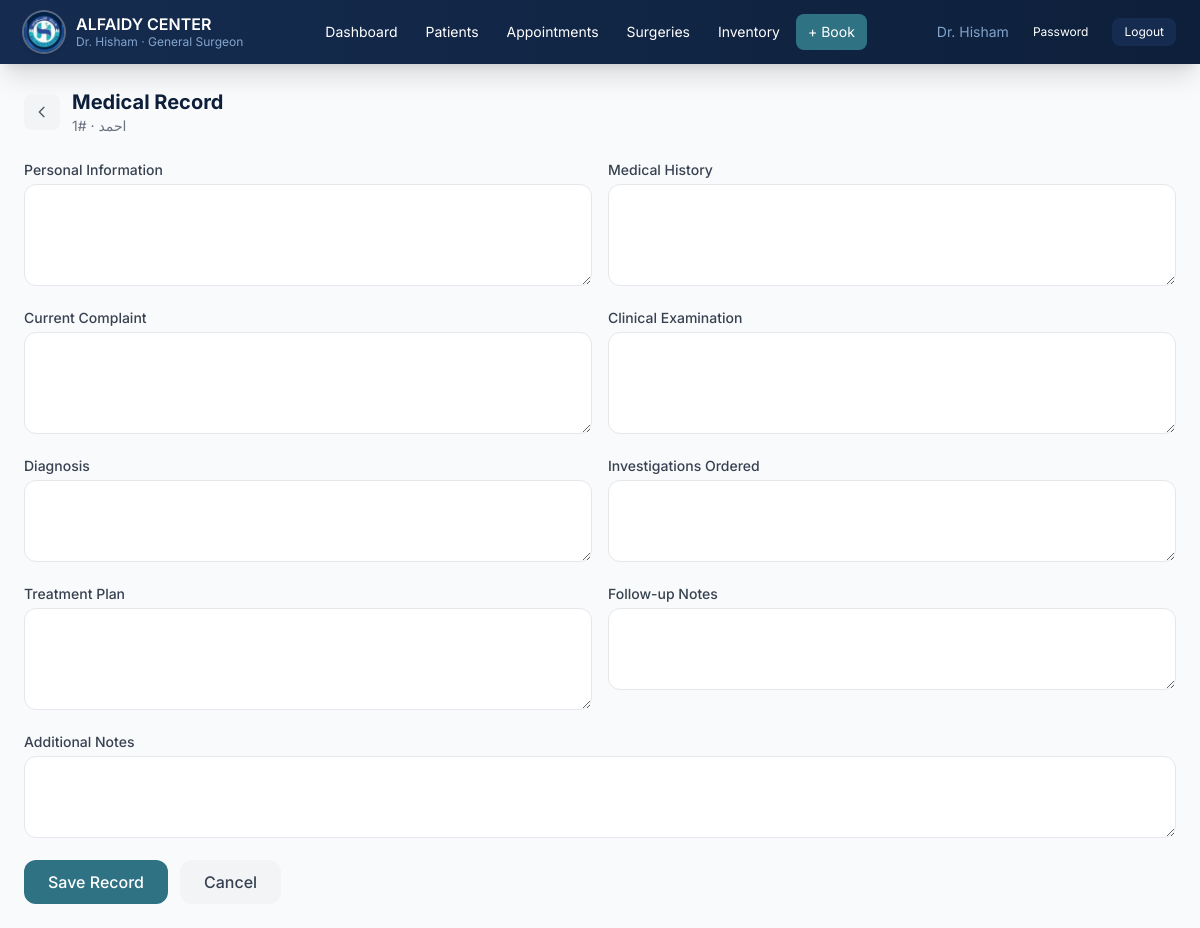
Screenshot of /doctor/patient/1/medical-record (signed in) with the database file from the repository.
### app/models/__init__.py (models this page shows, shortened)
class User(UserMixin, db.Model):
    __tablename__ = 'users'
    id = db.Column(db.Integer, primary_key=True)
    username = db.Column(db.String(80), unique=True, nullable=False)
    password_hash = db.Column(db.String(256), nullable=False)
    full_name = db.Column(db.String(150), nullable=False)
    role = db.Column(db.String(20), nullable=False)  # 'doctor' or 'assistant'
    active = db.Column(db.Boolean, default=True)
    created_at = db.Column(db.DateTime, default=datetime.utcnow)
    appointments_created = db.relationship('Appointment', backref='created_by_user', lazy='dynamic')

class Patient(db.Model):
    __tablename__ = 'patients'
    id = db.Column(db.Integer, primary_key=True)
    full_name = db.Column(db.String(150), nullable=False, index=True)
    phone = db.Column(db.String(20), nullable=False, index=True)
    age = db.Column(db.Integer, nullable=True)
    gender = db.Column(db.String(10), nullable=True)  # ذكر / أنثى
    created_at = db.Column(db.DateTime, default=datetime.utcnow)
    is_deleted = db.Column(db.Boolean, default=False)
    appointments = db.relationship('Appointment', backref='patient', lazy='dynamic',
                                    primaryjoin='and_(Patient.id == Appointment.patient_id, Appointment.is_deleted == False)')
    medical_records = db.relationship('MedicalRecord', backref='patient', lazy='dynamic')
    surgeries = db.relationship('Surgery', backref='patient', lazy='dynamic',
                                 primaryjoin='and_(Patient.id == Surgery.patient_id, Surgery.is_deleted == False)')
    files = db.relationship('PatientFile', backref='patient', lazy='dynamic',
                             primaryjoin='and_(Patient.id == PatientFile.patient_id, PatientFile.is_deleted == False)')
    prescriptions = db.relationship('Prescription', backref='patient', lazy='dynamic')

### app/routes/doctor.py (the view, shortened to what this page needs)
@doctor_bp.route('/patient/<int:patient_id>/medical-record', methods=['GET', 'POST'])
@doctor_required
def medical_record(patient_id):
    patient = Patient.query.get_or_404(patient_id)
    record = MedicalRecord.query.filter_by(patient_id=patient_id).order_by(
        MedicalRecord.updated_at.desc()).first()
    return render_template('doctor/medical_record.html', patient=patient, record=record)

### app/routes/doctor.py (called while the page is built)
def doctor_required(f):
    @wraps(f)
    @login_required
    def decorated(*args, **kwargs):
        if current_user.role != 'doctor':
            flash('Access denied. Doctor only.', 'danger')
            return redirect(url_for('auth.login'))
        return f(*args, **kwargs)
    return decorated

### app/templates/doctor/medical_record.html (shortened to what this page needs)
{% extends "base_en.html" %}
{% block content %}
<div class="flex items-center gap-3 mb-6">
    <a href="{{ url_for('doctor.patient_detail', patient_id=patient.id) }}" class="w-9 h-9 bg-gray-100 rounded-lg flex items-center justify-center hover:bg-gray-200 transition">
        <svg class="w-4 h-4 text-gray-600" fill="none" stroke="currentColor" viewBox="0 0 24 24"><path stroke-linecap="round" stroke-linejoin="round" stroke-width="2" d="M15 19l-7-7 7-7"></path></svg>
    </a>
    <div>
        <h1 class="text-xl font-bold text-navy-900">Medical Record</h1>
        <p class="text-sm text-gray-500">{{ patient.full_name }} &middot; #{{ patient.id }}</p>
    </div>
</div>
<form method="POST" action="{{ url_for('doctor.medical_record', patient_id=patient.id) }}" class="space-y-4">
    <div class="grid grid-cols-1 md:grid-cols-2 gap-4">
        <div>
            <label class="block text-sm font-medium text-gray-700 mb-1">Personal Information</label>
            <textarea name="personal_info" rows="4" class="w-full px-4 py-2.5 border border-gray-200 rounded-xl focus:ring-2 focus:ring-teal-500 focus:border-teal-500 transition resize-y text-sm">{{ record.personal_info or '' }}</textarea>
        </div>
        <div>
            <label class="block text-sm font-medium text-gray-700 mb-1">Medical History</label>
            <textarea name="medical_history" rows="4" class="w-full px-4 py-2.5 border border-gray-200 rounded-xl focus:ring-2 focus:ring-teal-500 focus:border-teal-500 transition resize-y text-sm">{{ record.medical_history or '' }}</textarea>
        </div>
        <div>
            <label class="block text-sm font-medium text-gray-700 mb-1">Current Complaint</label>
            <textarea name="current_complaint" rows="4" class="w-full px-4 py-2.5 border border-gray-200 rounded-xl focus:ring-2 focus:ring-teal-500 focus:border-teal-500 transition resize-y text-sm">{{ record.current_complaint or '' }}</textarea>
        </div>
        <div>
            <label class="block text-sm font-medium text-gray-700 mb-1">Clinical Examination</label>
            <textarea name="clinical_examination" rows="4" class="w-full px-4 py-2.5 border border-gray-200 rounded-xl focus:ring-2 focus:ring-teal-500 focus:border-teal-500 transition resize-y text-sm">{{ record.clinical_examination or '' }}</textarea>
        </div>
        <div>
            <label class="block text-sm font-medium text-gray-700 mb-1">Diagnosis</label>
            <textarea name="diagnosis" rows="3" class="w-full px-4 py-2.5 border border-gray-200 rounded-xl focus:ring-2 focus:ring-teal-500 focus:border-teal-500 transition resize-y text-sm">{{ record.diagnosis or '' }}</textarea>
        </div>
        <div>
            <label class="block text-sm font-medium text-gray-700 mb-1">Investigations Ordered</label>
            <textarea name="investigations" rows="3" class="w-full px-4 py-2.5 border border-gray-200 rounded-xl focus:ring-2 focus:ring-teal-500 focus:border-teal-500 transition resize-y text-sm">{{ record.investigations or '' }}</textarea>
        </div>
        <div>
            <label class="block text-sm font-medium text-gray-700 mb-1">Treatment Plan</label>
            <textarea name="treatment_plan" rows="4" class="w-full px-4 py-2.5 border border-gray-200 rounded-xl focus:ring-2 focus:ring-teal-500 focus:border-teal-500 transition resize-y text-sm">{{ record.treatment_plan or '' }}</textarea>
        </div>
        <div>
            <label class="block text-sm font-medium text-gray-700 mb-1">Follow-up Notes</label>
            <textarea name="follow_up_notes" rows="3" class="w-full px-4 py-2.5 border border-gray-200 rounded-xl focus:ring-2 focus:ring-teal-500 focus:border-teal-500 transition resize-y text-sm">{{ record.follow_up_notes or '' }}</textarea>
        </div>
    </div>
    <div class="md:col-span-2">
        <label class="block text-sm font-medium text-gray-700 mb-1">Additional Notes</label>
        <textarea name="additional_notes" rows="3" class="w-full px-4 py-2.5 border border-gray-200 rounded-xl focus:ring-2 focus:ring-teal-500 focus:border-teal-500 transition resize-y text-sm">{{ record.additional_notes or '' }}</textarea>
    </div>
    <div class="flex gap-3">
        <button type="submit" class="px-6 py-2.5 bg-teal-600 text-white rounded-xl font-medium hover:bg-teal-700 transition">Save Record</button>
        <a href="{{ url_for('doctor.patient_detail', patient_id=patient.id) }}" class="px-6 py-2.5 bg-gray-100 text-gray-700 rounded-xl font-medium hover:bg-gray-200 transition">Cancel</a>
    </div>
</form>
{% endblock %}

### app/templates/base_en.html (shortened to what this page needs)
<!DOCTYPE html>
<html lang="en" dir="ltr">
<head>
    <script src="https://cdn.tailwindcss.com"></script>
</head>
<body class="bg-gray-50 min-h-screen">
    <nav class="bg-gradient-to-l from-navy-900 to-navy-800 text-white shadow-xl">
        <div class="max-w-7xl mx-auto px-4 sm:px-6">
            <div class="flex items-center justify-between h-16">
                <div class="flex items-center gap-3">
                    <img src="{{ url_for('static', filename='images/logo.png') }}" alt="{{ clinic_name_en }}"
                        class="w-10 h-10 rounded-full ring-2 ring-white/30 shadow-md shrink-0">
                    <div>
                        <h1 class="text-base font-semibold leading-tight">{{ clinic_name_en }}</h1>
                        <p class="text-navy-300 text-xs">{{ doctor_name }} &middot; {{ doctor_title }}</p>
                    </div>
                </div>
                <div class="hidden md:flex items-center gap-1">
                    <a href="{{ url_for('doctor.dashboard') }}" class="px-3 py-2 rounded-lg text-sm hover:bg-navy-800 transition">Dashboard</a>
                    <a href="{{ url_for('doctor.patients') }}" class="px-3 py-2 rounded-lg text-sm hover:bg-navy-800 transition">Patients</a>
                    <a href="{{ url_for('doctor.appointments') }}" class="px-3 py-2 rounded-lg text-sm hover:bg-navy-800 transition">Appointments</a>
                    <a href="{{ url_for('doctor.surgeries') }}" class="px-3 py-2 rounded-lg text-sm hover:bg-navy-800 transition">Surgeries</a>
                    <a href="{{ url_for('doctor.inventory') }}" class="px-3 py-2 rounded-lg text-sm hover:bg-navy-800 transition">Inventory</a>
                    <a href="{{ url_for('doctor.book_appointment_page') }}" class="px-3 py-2 rounded-lg text-sm bg-teal-600 hover:bg-teal-700 transition">+ Book</a>
                </div>
                <div class="flex items-center gap-3">
                    <span class="text-sm text-navy-300 hidden sm:inline">{{ current_user.full_name if current_user else '' }}</span>
                    <a href="{{ url_for('auth.change_password') }}" class="px-3 py-1.5 hover:bg-navy-800 rounded-lg text-xs transition">Password</a>
                    <a href="{{ url_for('auth.logout') }}" class="px-3 py-1.5 bg-navy-800 hover:bg-navy-700 rounded-lg text-xs transition">Logout</a>
                </div>
            </div>
        </div>
    </nav>
    <main class="max-w-7xl mx-auto px-4 sm:px-6 py-6">
        {% block content %}{% endblock %}
    </main>
</body>
</html>

### app/templates/base_en.html (style rules this page uses)
* { font-family: 'Inter', system-ui, sans-serif; }

### rows the page displays
User: full_name "Dr. Hisham"
Patient: full_name "احمد", id "1"

### other values shown
{{ clinic_name_en }} "ALFAIDY CENTER"
{{ doctor_title }} "General Surgeon"
